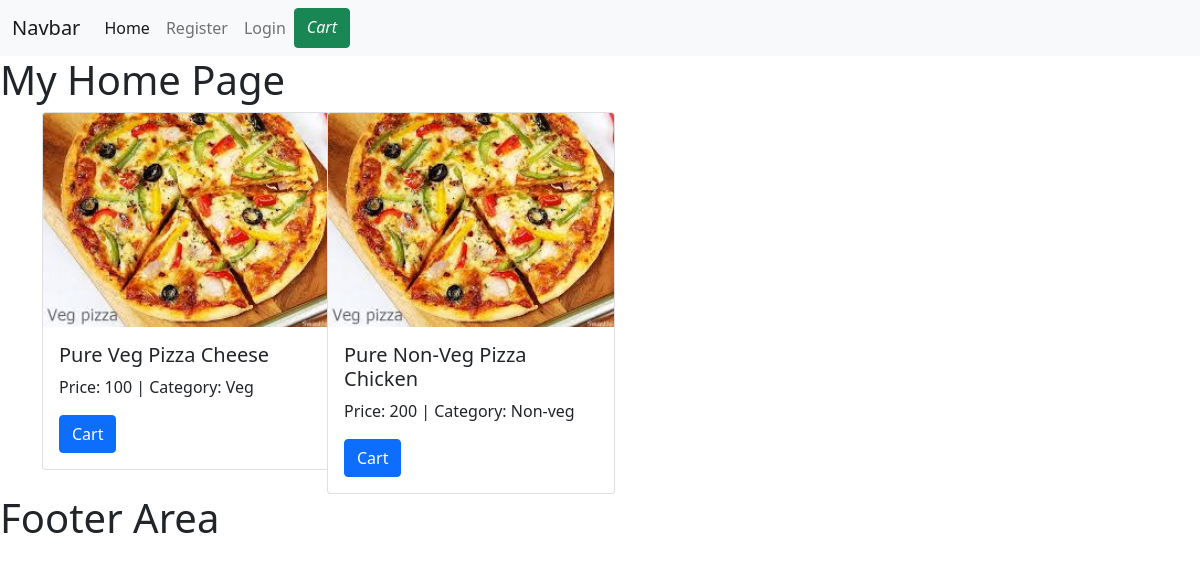
The page / on the database its author committed.
### home/models.py (models this page shows)
class BaseModel(models.Model):
    uid = models.UUIDField(default=uuid.uuid4, editable=False, primary_key=True)
    created_at = models.DateField(auto_now_add=True)
    updated_at = models.DateField(auto_now_add=True)
    class Meta:
        abstract = True

class Pizza(BaseModel):
    category = models.ForeignKey(PizzaCategory, on_delete=models.CASCADE, related_name="pizzas")
    pizza_name = models.CharField(max_length=100)
    price = models.IntegerField(default=100)
    images = models.ImageField(upload_to="pizza")

class PizzaCategory(BaseModel):
    category_name = models.CharField(max_length=100)

### home/views.py (the view)
# urls.py: 2. Add a URL to urlpatterns:  path('', views.home, name='home')
def home(request):
    pizzas = Pizza.objects.all()
    context = {'pizzas':pizzas}
    return render(request, "index.html", context)

### home/templates/index.html
{% extends "base.html" %}
{% block start %}
<div>
    <h1>My Home Page</h1>
    <div class="container">
        <div class="row">
            {% for pizza in pizzas %}
            <div class="col-md-3">
                <div class="card" style="width: 18rem;">
                    <img src="/media/{{pizza.images}}"
                        class="card-img-top" alt="...">
                    <div class="card-body">
                        <h5 class="card-title">{{pizza.pizza_name}}</h5>
                        <p class="card-text">Price: {{pizza.price}} | Category: {{pizza.category.category_name}}</p>
                        <a href="{% url 'add-cart' pizza.uid %}" class="btn btn-primary">Cart</a>
                    </div>
                </div>
            </div>
            {% endfor %}
        </div>
    </div>
</div>
{% endblock %}

### home/templates/base.html (shortened to what this page needs)
<!DOCTYPE html>
<html lang="en">
<head>
    <link href="https://cdn.jsdelivr.net/npm/bootstrap@5.0.2/dist/css/bootstrap.min.css" rel="stylesheet">
</head>
<body>
    <header>
        <nav class="navbar navbar-expand-lg navbar-light bg-light">
            <div class="container-fluid">
              <a class="navbar-brand" href="#">Navbar</a>
              <div class="collapse navbar-collapse" id="navbarNavAltMarkup">
                <div class="navbar-nav">
                  <a class="nav-link active" href="/" aria-current="page" href="#">Home</a>
                  {% if request.user.is_authenticated %}
                  <a class="nav-link btn btn-primary" href="{% url 'register' %}">Dashboard</a>
                  <a class="nav-link" href="{% url 'orders' %}">My Order</a>
                  <a class="nav-link" class="btn btn-danger" href="{% url 'logout' %}">Logout</a>
                  {% else %}
                  <a class="nav-link" href="{% url 'register' %}">Register</a>
                  <a class="nav-link" href="{% url 'login' %}">Login</a>
                  {% endif %}
                   {% if request.user.get_cart_count == 0 %}
                  <a class="btn btn-success" href="/"><i class="fa-solid fa-cart-shopping">Cart</i>{{ request.user.get_cart_count }} </a>
                  {% else %}
                  <a class="btn btn-success" href="{% url 'cart' %}"><i class="fa-solid fa-cart-shopping">Cart</i>{{ request.user.get_cart_count }} </a>
                  {% endif %}
                </div>
              </div>
              <button class="btn btn-light"></button>
            </div>
          </nav>
    </header>
    <main>
        {% block start %}
        {% endblock %}
    </main>
    <footer>
        <h1>Footer Area</h1>
    </footer>
</body>
</html>

### rows shown on the page
Pizza: images (picture), pizza_name "Pure Veg Pizza Cheese", price "100", category.category_name "Veg"
Pizza: images (picture), pizza_name "Pure Non-Veg Pizza Chicken", price "200", category.category_name "Non-veg"
